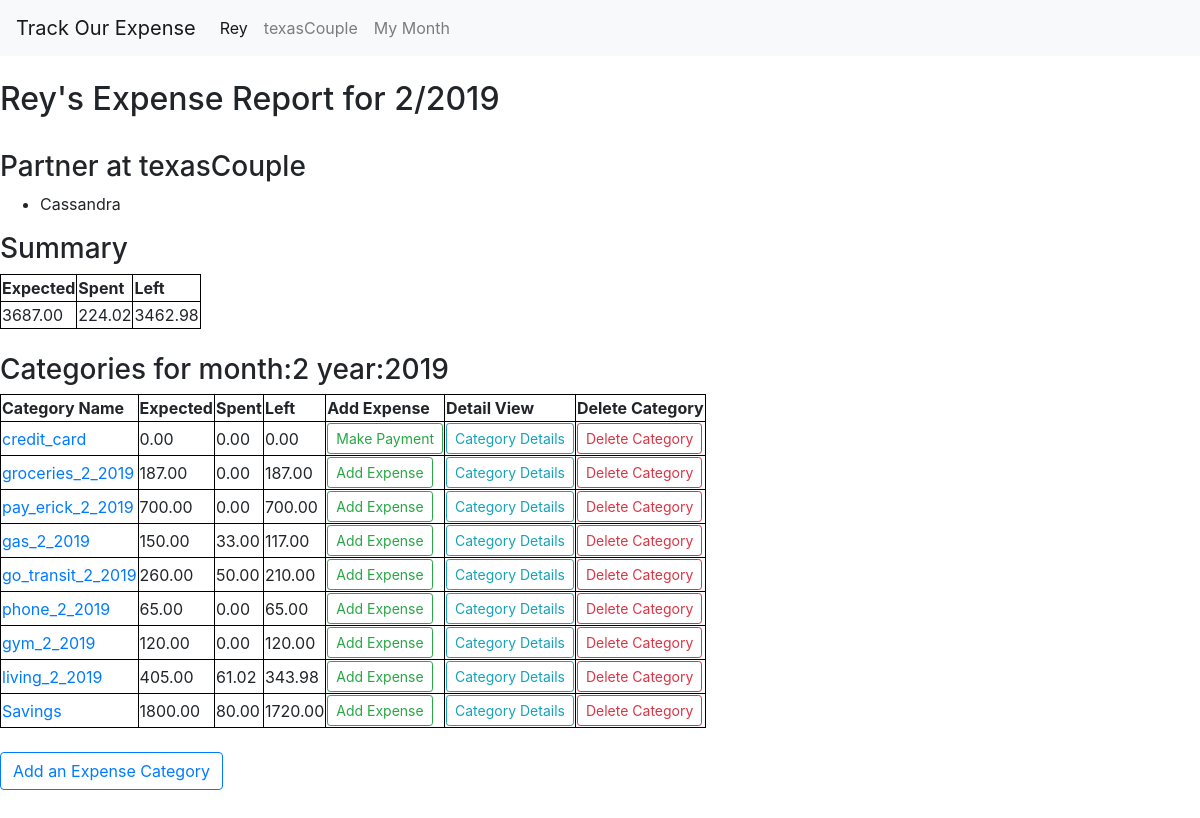
The app's page /categories/1/2_2019/ (signed in) with its own data.
### people/models.py (models this page shows, shortened)
class People(models.Model):
    group_couple = models.ForeignKey(Group,on_delete=models.CASCADE)
    person_name= models.CharField(max_length=70)
    username = models.CharField(max_length=70,unique=True)

### groups/models.py (models this page shows, shortened)
class Group(models.Model):
    group_name = models.CharField(max_length=200,unique=True)
    group_location = models.CharField(max_length=200, default= "Mississauga")

### categories/models.py (models this page shows, shortened)
class Category(models.Model):
    category_person = models.ForeignKey(People, on_delete=models.CASCADE)
    category_name = models.CharField(max_length=200)
    category_expected = models.DecimalField(max_digits=8,decimal_places=2)
    category_spent = models.DecimalField(max_digits=8,decimal_places=2,default=0)
    category_date = models.DateField(default=datetime.datetime.now)

### categories/views.py (the view)
# urls.py: path("<int:person_id>/<int:month>_<int:year>/",views.index, name='person_category_index'),
def index(request,person_id,month,year):
    if request.user.is_authenticated:
        person = get_object_or_404(People, id=person_id)
        group = get_object_or_404(Group,id=person.group_couple.id)
        all_people = get_list_or_404(People,group_couple=group)
        if len(all_people) > 1:
            other_members = [ peep for peep in all_people if peep != person ]
        else:
            other_members = []
        if len(person.category_set.filter(category_date__month=month,category_date__year=year))>=1:
            categories= get_list_or_404(Category,category_person=person,category_date__month=month,category_date__year=year)
        else:
            categories = []
        expected,spent,left = calculate_summary(categories)
        today = datetime.datetime.today()
        current_user = get_object_or_404(People, username=request.user)
        context = {
            'person':person,
            'categories':categories,
            'month':today.month,
            'year':today.year,
            'other_members':other_members,
            'expected': expected,
            'spent': spent,
            'left':left,
            "current_user":current_user
        }
        today = datetime.datetime.today()
        context["this_month"] = today.month
        context["this_year"] = today.year
        return render(request, "categories/index.html" ,context)
    else:
        context = {}
        return render(request,'bases/landing_request_login.html',context)

### categories/templatetags/categories_extras.py (called while the page is built)
def subtract(value,arg):
    return value - arg

### categories/views.py (called while the page is built)
def calculate_summary(categories):
    expected = 0
    spent = 0
    left = 0
    for category in categories:
        expected += category.category_expected
        spent += category.category_spent
    left = expected-spent
    return expected, spent, left

### categories/templates/categories/index.html
{% extends 'bases/header.html' %}
{% block content %}
<br>
<h2>{{person.person_name}}'s Expense Report for {{month}}/{{year}}</h2>
<br>
{% if other_members|length > 0 %}
    <h3>Partner at {{person.group_couple.group_name}} </h3>
    <ul>
        {% for peep in other_members %}
        <li>{{peep.person_name}}</li>
        {% endfor %}
    </ul>
{% endif %}
<h3>Summary</h3>
    <table>
        <thead>
            <tr>
                <th>Expected</th>
                <th>Spent</th>
                <th>Left</th>
            </tr>
        </thead>
        <tbody>
            <tr>
                <td>{{expected}}</td>
                <td>{{spent}}</td>
                <td>{{left}}</td>
            </tr>
        </tbody>
    </table>
    <br>
<h3>Categories for month:{{month}} year:{{year}}</h3>
{% if categories|length > 0 %}
    {% load categories_extras %}
    <table>
        <tr>
            <th>Category Name</th>
            <th>Expected</th>
            <th>Spent</th>
            <th>Left</th>
            <th>Add Expense</th>
            <th>Detail View</th>
            <th>Delete Category</th>
        </tr>
        {% for category in categories %}
        <tr>
            <td><a href="{% url 'categories:edit_category' person_id=person.id category_id=category.id %}" >{{category.category_name}}</a></td>
            <td>{{category.category_expected}}</td>
            <td>{{category.category_spent}}</td>
            <td>{{category.category_expected|subtract:category.category_spent}}</td>
            {% if category.category_name != 'credit_card' %}
            <td><a href="{% url 'expenses:add_expense' person_id=person.id category_id=category.id   %}"><button type ='button' class = 'btn btn-sm btn-outline-success' >Add Expense</button></a></td>
            {% else %}
            <td><a href="{% url 'expenses:add_expense' person_id=person.id category_id=category.id   %}"><button type='button' class='btn btn-sm btn-outline-success' >Make Payment</button></a></td>
            {% endif %}
            <td><a href="{% url 'expenses:category_expense_list' person_id=person.id category_id=category.id   %}"><button type = 'button' class= 'btn btn-sm btn-outline-info' >Category Details</button></a></td>
            <td><a href="{% url 'categories:delete_category' person_id=person.id category_id=category.id %}" ><button type='button' class='btn btn-sm btn-outline-danger' >Delete Category</button></a></td>
        </tr>
        {% endfor %}
    </table>
{% else %}
    <p>{{person.person_name}} has no expenses setup at this moment</p>
{% endif %}
<br>
<a href="{% url 'categories:new_category' person_id=person.id %}" ><button type='button' class='btn btn-outline-primary' >Add an Expense Category</button></a>
<br><br><br>
{% endblock %}

### bases/templates/bases/header.html (shortened to what this page needs)
<!DOCTYPE HTML>
<html lang = "en">
<head>
    {% load staticfiles %}
    <link rel='stylesheet' href="{% static 'bases/css/bootstrap.min.css' %}" type ='text/css'/ >
</head>
<body>
<nav class="navbar navbar-expand-sm navbar-light bg-light">
  <a class="navbar-brand" href="{% url 'bases:landing' %}"> Track Our Expense</a>
  <div class="collapse navbar-collapse" id="navbarNav">
    <ul class="navbar-nav">
      <li class="nav-item active">
        <a class="nav-link" href="{% url 'categories:person_category_index_summary' current_user.id this_month this_year %}">{{current_user.person_name}}<span class="sr-only">(current)</span></a>
      </li>
      <li class="nav-item">
        <a class="nav-link" href="{% url 'categories:team_category_index' current_user.group_couple.id this_month this_year %}">{{current_user.group_couple.group_name}}</a>
      </li>
      <li class="nav-item">
        <a class="nav-link" href="{% url 'categories:person_category_index' current_user.id this_month this_year  %}">My Month</a>
      </li>
    </ul>
  </div>
</nav>
    {% block content %}
    {% endblock %}
</body>
</html>

### bases/templates/bases/header.html (style rules this page uses)
table, th, td { border: 1px solid black; }

### records on screen
People: person_name "Rey", group_couple.group_name "texasCouple"
People: person_name "Cassandra"
Category: category_name "credit_card", category_expected "0.00", category_spent "0.00", category_expected|subtract "0.00", shows "Make Payment"
Category: category_name "groceries_2_2019", category_expected "187.00", category_spent "0.00", category_expected|subtract "187.00", shows "Add Expense"
Category: category_name "pay_erick_2_2019", category_expected "700.00", category_spent "0.00", category_expected|subtract "700.00", shows "Add Expense"
Category: category_name "gas_2_2019", category_expected "150.00", category_spent "33.00", category_expected|subtract "117.00", shows "Add Expense"
Category: category_name "go_transit_2_2019", category_expected "260.00", category_spent "50.00", category_expected|subtract "210.00", shows "Add Expense"
Category: category_name "phone_2_2019", category_expected "65.00", category_spent "0.00", category_expected|subtract "65.00", shows "Add Expense"
Category: category_name "gym_2_2019", category_expected "120.00", category_spent "0.00", category_expected|subtract "120.00", shows "Add Expense"
Category: category_name "living_2_2019", category_expected "405.00", category_spent "61.02", category_expected|subtract "343.98", shows "Add Expense"
Category: category_name "Savings", category_expected "1800.00", category_spent "80.00", category_expected|subtract "1720.00", shows "Add Expense"

### other values on screen
{{ month }} "2"
{{ year }} "2019"
{{ expected }} "3687.00"
{{ spent }} "224.02"
{{ left }} "3462.98"
